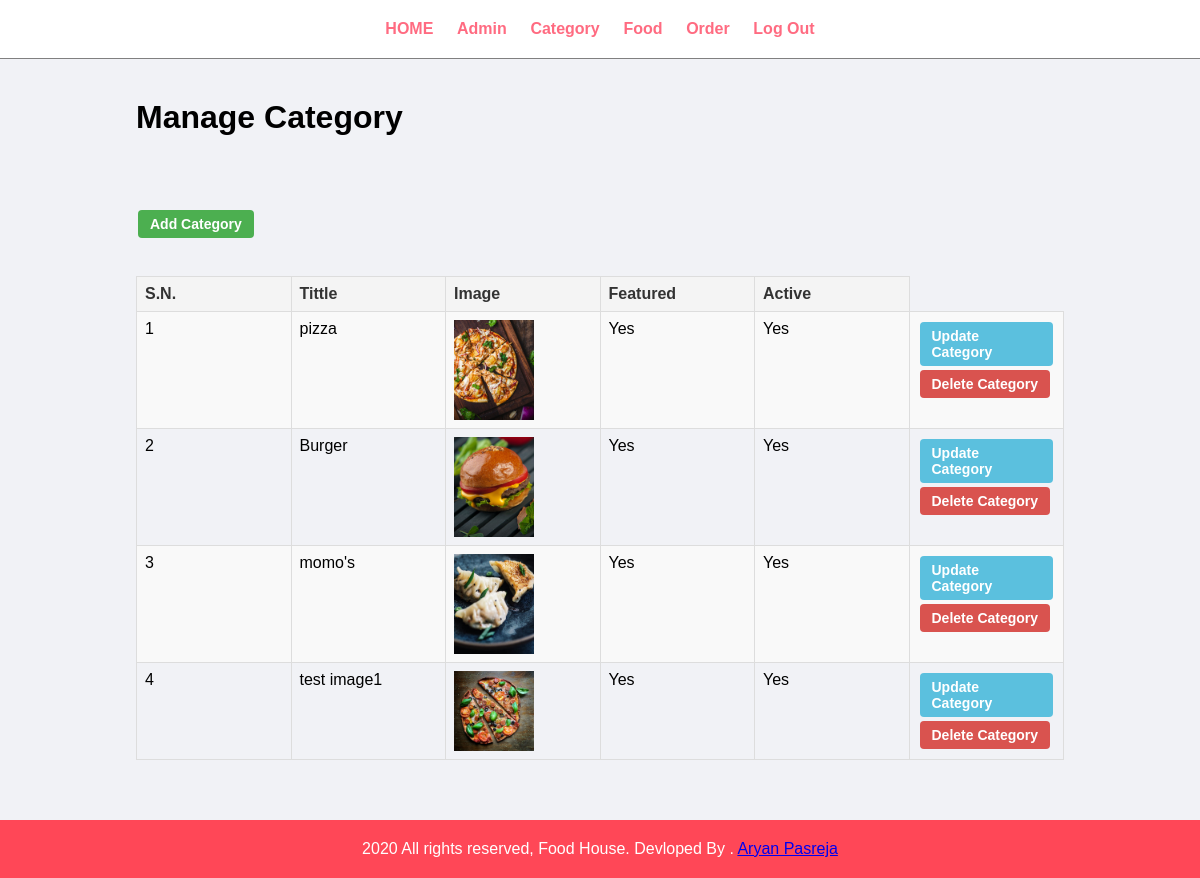
The page /admin/manage-category.php (signed in) on the database its author committed.
### tables this page shows
CREATE TABLE `tbl_category` (
  `id` int(10) UNSIGNED NOT NULL,
  `tittle` varchar(100) NOT NULL,
  `image_name` varchar(255) NOT NULL,
  `featured` varchar(10) NOT NULL,
  `active` varchar(10) NOT NULL
);

### admin/manage-category.php (the view, shortened to what this page needs)
<?php include('partials/menu.php'); ?>
<div class="main-content">
    <div class="wrapper">
        <h1>Manage Category</h1>
        <br><br>
        <br><br>
        <a href="<?php echo SITEURL; ?>admin/add-category.php" class="btn-primary">Add Category</a>
        <br><br><br>
        <table class="tbl-full">
            <tr>
                <th>S.N.</th>
                <th>Tittle</th>
                <th>Image</th>
                <th>Featured</th>
                <th>Active</th>
            </tr>
            <?php
            $sql = "SELECT * FROM tbl_category";
            $res=mysqli_query($conn, $sql);
            $count = mysqli_num_rows($res);
            $sn=1;
            if($count > 0) {
                while($row=mysqli_fetch_assoc($res)) {
                    $id = $row['id'];
                    $tittle = $row['tittle'];
                    $image_name = $row['image_name'];
                    $featured = $row['featured'];
                    $active = $row['active'];
                    ?>
                    <tr>
                        <td><?php echo $sn++; ?></td>
                        <td><?php echo $tittle; ?></td>
                        <td>
                            <?php
                            if($image_name!="") {
                                ?>
                                <img src="<?php echo SITEURL;  ?>images/category/<?php echo $image_name;  ?>" width="80px">
                                <?php
                            }
                            else{
                                echo "<div class='error'>Image not Added</div>";
                            }
                            ?>
                        </td>
                        <td><?php echo $featured; ?></td>
                        <td><?php echo $active; ?></td>
                        <td>
                            <a href="<?php echo SITEURL; ?>admin/update-category.php?id=<?php echo $id; ?>" class="btn-secondary">Update Category</a>
                            <a href="<?php echo SITEURL; ?>admin/delete-category.php?id=<?php echo $id; ?>&image_name=<?php echo $image_name; ?>" class="btn-danger">Delete Category</a>
                        </td>
                    </tr>
                    <?php
                }
            }
            else{
                ?>
                <tr>
                    <td colspan="6"><div class="error">no Category Added. </div></td>
                </tr>
                <?php
            }
            ?>
        </table>
    </div>
</div>
<?php include('partials/footer.php'); ?>

### admin/partials/menu.php (shortened to what this page needs)
<html>
    <head>
    <link rel="stylesheet" href="../css/admin.css">
    </head>
    <body>
        <div class="menu text-center">
            <div class="wrapper">
                <ul>
                    <li><a href="index.php">HOME</a></li>
                    <li><a href="manage-admin.php">Admin</a></li>
                    <li><a href="manage-category.php">Category</a></li>
                    <li><a href="manage-food.php">Food</a></li>
                    <li><a href="manage-order.php">Order</a></li>
                    <li><a href="logout.php">Log Out</a></li>
                </ul>
            </div>
        </div>

### admin/partials/footer.php
      <div class="footer">
            <div class="wrapper">
                <p class="text-center">2020 All rights reserved, Food House. Devloped By . <a href="# ">Aryan Pasreja</a></p>
            </div>
        </div>
    </body>
</html>

### css/admin.css (style rules this page uses)
* { margin: 0; padding: 0; font-family: Arial, Helvetica, sans-serif; }
.wrapper { padding: 1%; width: 80%; margin: 0 auto; }
.text-center { text-align: center; }
.tbl-full { width: 100%; }
table tr th { border-bottom: 1px solid black; padding: 1%; text-align: left; }
table tr td { padding: 1%; }
.btn-primary { background-color: #1e90ff; padding: 1%; color: white; text-decoration: none; font-weight: bold; }
.btn-secondary { background-color: #7bed9f; padding: 1%; color: black; text-decoration: none; font-weight: bold; }
.btn-danger { background-color: #ff6b81; padding: 1%; color: white; text-decoration: none; font-weight: bold; }
.menu { border-bottom: 1px solid gray; }
.menu ul { list-style-type: none; }
.menu ul li { display: inline; padding: 1%; }
.menu ul li a { text-decoration: none; font-weight: bold; color: #ff6b81; }
.main-content { background-color: #f1f2f6; padding: 3% 0; }
.footer { background-color: #ff4757; color: white; }
.tbl-full { width: 100%; border-collapse: collapse; margin-bottom: 20px; table-layout: fixed; word-wrap: break-word; }
.tbl-full th, .tbl-full td { border: 1px solid #ddd; padding: 8px; text-align: left; vertical-align: top; }
.tbl-full th { background-color: #f4f4f4; color: #333; font-weight: bold; }
.tbl-full tr:nth-child(even) { background-color: #f9f9f9; }
.btn-primary, .btn-secondary, .btn-danger { display: inline-block; padding: 6px 12px; margin: 2px; text-decoration: none; border-radius: 4px; font-size: 14px; }
.btn-primary { background-color: #4CAF50; color: white; }
.btn-secondary { background-color: #5bc0de; color: white; }
.btn-danger { background-color: #d9534f; color: white; }
.wrapper { max-width: 1200px; margin: 0 auto; padding: 20px; }
.main-content { padding: 20px; }

### rows shown on the page
tbl_category: tittle "pizza", image_name (picture), featured "Yes", active "Yes"
tbl_category: tittle "Burger", image_name (picture), featured "Yes", active "Yes"
tbl_category: tittle "momo's", image_name (picture), featured "Yes", active "Yes"
tbl_category: tittle "test image1", image_name (picture), featured "Yes", active "Yes"
